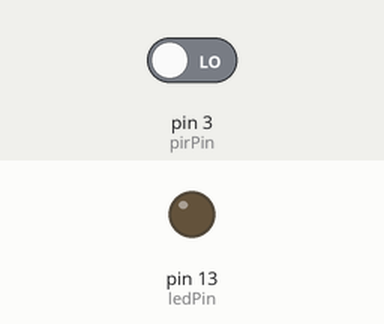
Bench run of a sketch on a simulated Arduino Uno, built with avr-gcc and run on an emulated ATmega328P. On the bench: output pins drawn as LEDs (lit = HIGH). The test bench sets the inputs (shaded band); at power-on: pin 3 (pirPin) LOW. What the sketch prints to the serial monitor is not drawn.

Above: at 16.2 s.
16.3 s: pin 3 (pirPin) driven HIGH
At 17.4 s:
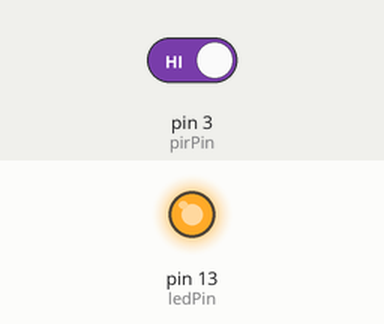
17.8 s: pin 3 (pirPin) driven LOW
At 18.6 s:
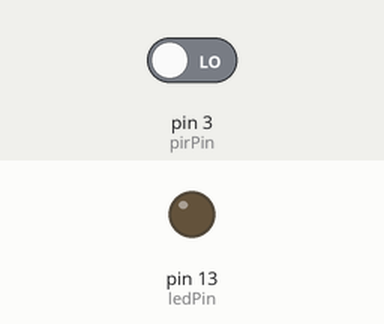
Timing chart, 0 to 20.8 s (numbered marks = the images above; inputs shaded):
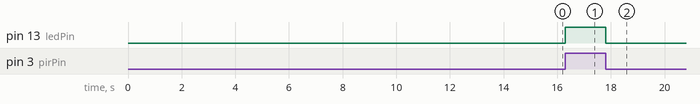

The sketch:

MotionDetection.ino
```cpp
//PIR Sensor Motion Detection

int data = 0;//n
int calibrationTime = 15; //the time we give the sensor to calibrate
int lowIn;                //the time when the sensor outputs a low impulse long unsigned
int pause = 2500;         //the amount of milliseconds the sensor has to be low before we assume all motion has stopped long unsigned
boolean lockLow = true;
boolean takeLowTime;
int pirPin = 3;           //the digital pin connected to the PIR sensor's output
int ledPin = 13;          //digital pin the led is connected to

//Detection Setup
void setup(){
    Serial.begin(9600);
    pinMode(pirPin, INPUT);
    pinMode(ledPin, OUTPUT);
    digitalWrite(pirPin, LOW);
    //give the sensor some time to calibrate
    Serial.print("calibrating sensor ");

    for(int i = 0; i < calibrationTime; i++)
    {
        Serial.print(".");
        delay(1000);
    }
    Serial.println(" done");
    Serial.println("Sensor Calibrated");
    delay(50);

}

//Detection Loop
void loop(){
     if(digitalRead(pirPin) == HIGH)
     {
        digitalWrite(ledPin, HIGH);
        //the led visualizes the sensors output pin state
        if(lockLow){
            //makes sure we wait for a transition to LOW before any further output is made:
            lockLow = false;
            Serial.println("---");
            Serial.print("motion detected at ");
            Serial.print(millis()/1000);
            Serial.println(" sec");

            float dataRead = digitalRead(pirPin);
            if(digitalRead(pirPin) == HIGH){
              data++;
            }
            String dataToSend = String(data);
            Serial.print(dataToSend);
            Serial.println(" person(s) spotted.");
            delay(50);
        }
        takeLowTime = true;
    }
    if(digitalRead(pirPin) == LOW)
    {
        digitalWrite(ledPin, LOW);
        //the led visualizes the sensors output pin state
        if(takeLowTime)
        { lowIn = millis();
            //save the time of the transition from high to LOW
            takeLowTime = false;
            //make sure this is only done at the start of a LOW phase
        }
        //if the sensor is low for more than the given pause, we assume that no more motion is going to happen
        if(!lockLow && millis() - lowIn > pause)
        {
            //makes sure this block of code is only executed again after
            //a new motion sequence has been detected
          lockLow = true;
          Serial.print("motion ended at "); //output
          Serial.print((millis() - pause)/1000);
          Serial.println(" sec");
          delay(50);
        }
    }
}
```

Measured:
- after the input at 16.3 s, pin 13 (ledPin): LOW → HIGH at once
- after the input at 17.8 s, pin 13 (ledPin): HIGH → LOW at once
